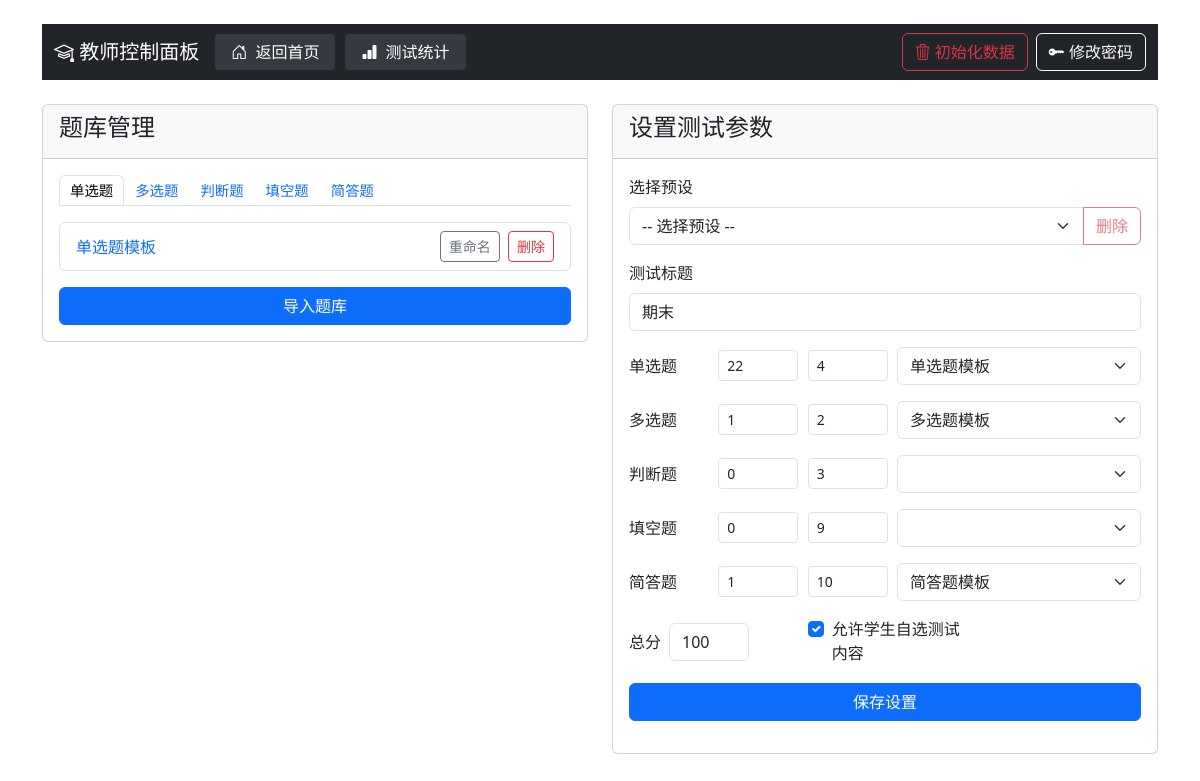
Screenshot of /teacher/dashboard (signed in) with the database file from the repository.
### app.py (models this page shows)
class Test(db.Model):
    id = db.Column(db.Integer, primary_key=True)
    title = db.Column(db.String(200), nullable=False)
    single_choice_count = db.Column(db.Integer, default=0)
    multiple_choice_count = db.Column(db.Integer, default=0)
    true_false_count = db.Column(db.Integer, default=0)
    fill_blank_count = db.Column(db.Integer, default=0)
    short_answer_count = db.Column(db.Integer, default=0)
    single_choice_score = db.Column(db.Integer, default=0)
    multiple_choice_score = db.Column(db.Integer, default=0)
    true_false_score = db.Column(db.Integer, default=0)
    fill_blank_score = db.Column(db.Integer, default=0)
    short_answer_score = db.Column(db.Integer, default=0)
    total_score = db.Column(db.Integer, nullable=False)
    created_at = db.Column(db.DateTime, default=datetime.utcnow)
    is_active = db.Column(db.Boolean, default=True)
    single_choice_bank_id = db.Column(db.Integer)
    multiple_choice_bank_id = db.Column(db.Integer)
    true_false_bank_id = db.Column(db.Integer)
    fill_blank_bank_id = db.Column(db.Integer)
    short_answer_bank_id = db.Column(db.Integer)
    allow_student_choice = db.Column(db.Boolean, default=False)

### app.py (the view)
@app.route('/teacher/dashboard')
def teacher_dashboard():
    if 'role' not in session or session['role'] != 'teacher':
        return redirect(url_for('teacher_login'))
    last_test = Test.query.order_by(Test.created_at.desc()).first()
    single_choice_questions = Question.query.filter_by(question_type='single_choice').all()
    multiple_choice_questions = Question.query.filter_by(question_type='multiple_choice').all()
    true_false_questions = Question.query.filter_by(question_type='true_false').all()
    fill_blank_questions = Question.query.filter_by(question_type='fill_blank').all()
    short_answer_questions = Question.query.filter_by(question_type='short_answer').all()
    return render_template('teacher_dashboard.html',
                         last_test=last_test,
                         single_choice_questions=single_choice_questions,
                         multiple_choice_questions=multiple_choice_questions,
                         true_false_questions=true_false_questions,
                         fill_blank_questions=fill_blank_questions,
                         short_answer_questions=short_answer_questions,
                         last_import_filename=session.get('last_import_filename'),
                         last_import_filepath=session.get('last_import_filepath'))

### templates/teacher_dashboard.html (shortened to what this page needs)
<!DOCTYPE html>
<html lang="zh">
<head>
    <link href="{{ url_for('static', filename='bootstrap/css/bootstrap.min.css') }}" rel="stylesheet">
    <link href="{{ url_for('static', filename='bootstrap-icons/font/bootstrap-icons.css') }}" rel="stylesheet">
</head>
<body class="container mt-4">
    <nav class="navbar navbar-expand-lg navbar-dark bg-dark">
        <div class="container">
            <a class="navbar-brand" href="#">
                <i class="bi bi-mortarboard"></i> 教师控制面板
            </a>
            <div class="collapse navbar-collapse" id="navbarNav">
                <ul class="navbar-nav me-auto">
                    <li class="nav-item">
                        <a class="nav-link" href="{{ url_for('index') }}">
                            <i class="bi bi-house-door"></i> 返回首页
                        </a>
                    </li>
                    <li class="nav-item">
                        <a class="nav-link" href="{{ url_for('test_statistics') }}">
                            <i class="bi bi-bar-chart-fill"></i> 测试统计
                        </a>
                    </li>
                </ul>
                <ul class="navbar-nav">
                    <li class="nav-item me-2">
                        <button class="btn btn-outline-danger" onclick="confirmInitialize()">
                            <i class="bi bi-trash3"></i> 初始化数据
                        </button>
                    </li>
                    <li class="nav-item">
                        <button class="btn btn-outline-light" data-bs-toggle="modal" data-bs-target="#changePasswordModal">
                            <i class="bi bi-key-fill"></i> 修改密码
                        </button>
                    </li>
                </ul>
            </div>
        </div>
    </nav>
    <div class="row mt-4">
        <div class="col-md-6">
            <div class="card mb-4">
                <div class="card-header">
                    <h4>题库管理</h4>
                </div>
                <div class="card-body">
                    <ul class="nav nav-tabs" id="bankTypeTabs" role="tablist">
                        <li class="nav-item" role="presentation">
                            <button class="nav-link active" id="tab-single" data-bs-toggle="tab" data-type="single_choice" type="button" role="tab">单选题</button>
                        </li>
                        <li class="nav-item" role="presentation">
                            <button class="nav-link" id="tab-multi" data-bs-toggle="tab" data-type="multiple_choice" type="button" role="tab">多选题</button>
                        </li>
                        <li class="nav-item" role="presentation">
                            <button class="nav-link" id="tab-judge" data-bs-toggle="tab" data-type="true_false" type="button" role="tab">判断题</button>
                        </li>
                        <li class="nav-item" role="presentation">
                            <button class="nav-link" id="tab-fill" data-bs-toggle="tab" data-type="fill_blank" type="button" role="tab">填空题</button>
                        </li>
                        <li class="nav-item" role="presentation">
                            <button class="nav-link" id="tab-short" data-bs-toggle="tab" data-type="short_answer" type="button" role="tab">简答题</button>
                        </li>
                    </ul>
                    <div class="mt-3" id="bankListContainer">
                        </div>
                    <div class="mt-3">
                        <form id="importForm" action="{{ url_for('import_questions', question_type='single_choice') }}" method="post" enctype="multipart/form-data">
                            <button type="button" id="importBtn" class="btn btn-primary w-100">导入题库</button>
                        </form>
                        </div>
                </div>
            </div>
        </div>
        <div class="col-md-6">
            <div class="card">
                <div class="card-header">
                    <h4>设置测试参数</h4>
                </div>
                <div class="card-body">
                    <form id="testSettingsForm" action="{{ url_for('save_test_settings') }}" method="post">
                        <div class="mb-3">
                            <label class="form-label">选择预设</label>
                            <div class="input-group">
                                <select id="presetSelect" class="form-select">
                                    <option value="">-- 选择预设 --</option>
                                </select>
                                <button type="button" id="deletePresetBtn" class="btn btn-outline-danger" disabled>删除</button>
                            </div>
                        </div>
                        <div class="mb-3">
                            <label for="test_title" class="form-label">测试标题</label>
                            <input type="text" class="form-control" id="test_title" name="test_title" value="{{ last_test.title if last_test else '2025信息技术合格考练习题' }}" required>
                        </div>
                        <div class="mb-3">
                            <div class="row align-items-center">
                                <div class="col-md-2">
                                    <label class="form-label mb-0">单选题</label>
                                </div>
                                <div class="col-md-2">
                                    <input type="number" class="form-control form-control-sm" name="single_choice_count" value="{{ last_test.single_choice_count if last_test else 20 }}" min="0" placeholder="数量" style="width: 80px;">
                                </div>
                                <div class="col-md-2">
                                    <input type="number" class="form-control form-control-sm" name="single_choice_score" value="{{ last_test.single_choice_score if last_test else 4 }}" min="0" placeholder="分值" style="width: 80px;">
                                </div>
                                <div class="col-md-6">
                                    <select class="form-select" name="single_choice_bank" data-selected="{{ last_test.single_choice_bank_id if last_test else '' }}">
                                        <option value="">选择题库</option>
                                    </select>
                                </div>
                            </div>
                        </div>
                        <div class="mb-3">
                            <div class="row align-items-center">
                                <div class="col-md-2">
                                    <label class="form-label mb-0">多选题</label>
                                </div>
                                <div class="col-md-2">
                                    <input type="number" class="form-control form-control-sm" name="multiple_choice_count" value="{{ last_test.multiple_choice_count if last_test else 1 }}" min="0" placeholder="数量" style="width: 80px;">
                                </div>
                                <div class="col-md-2">
                                    <input type="number" class="form-control form-control-sm" name="multiple_choice_score" value="{{ last_test.multiple_choice_score if last_test else 5 }}" min="0" placeholder="分值" style="width: 80px;">
                                </div>
                                <div class="col-md-6">
                                    <select class="form-select" name="multiple_choice_bank" data-selected="{{ last_test.multiple_choice_bank_id if last_test else '' }}">
                                        <option value="">选择题库</option>
                                    </select>
                                </div>
                            </div>
                        </div>
                        <div class="mb-3">
                            <div class="row align-items-center">
                                <div class="col-md-2">
                                    <label class="form-label mb-0">判断题</label>
                                </div>
                                <div class="col-md-2">
                                    <input type="number" class="form-control form-control-sm" name="true_false_count" value="{{ last_test.true_false_count if last_test else 2 }}" min="0" placeholder="数量" style="width: 80px;">
                                </div>
                                <div class="col-md-2">
                                    <input type="number" class="form-control form-control-sm" name="true_false_score" value="{{ last_test.true_false_score if last_test else 3 }}" min="0" placeholder="分值" style="width: 80px;">
                                </div>
                                <div class="col-md-6">
                                    <select class="form-select" name="true_false_bank" data-selected="{{ last_test.true_false_bank_id if last_test else '' }}">
                                    </select>
                                </div>
                            </div>
                        </div>
                        <div class="mb-3">
                            <div class="row align-items-center">
                                <div class="col-md-2">
                                    <label class="form-label mb-0">填空题</label>
                                </div>
                                <div class="col-md-2">
                                    <input type="number" class="form-control form-control-sm" name="fill_blank_count" value="{{ last_test.fill_blank_count if last_test else 1 }}" min="0" placeholder="数量" style="width: 80px;">
                                </div>
                                <div class="col-md-2">
                                    <input type="number" class="form-control form-control-sm" name="fill_blank_score" value="{{ last_test.fill_blank_score if last_test else 9 }}" min="0" placeholder="分值" style="width: 80px;">
                                </div>
                                <div class="col-md-6">
                                    <select class="form-select" name="fill_blank_bank" data-selected="{{ last_test.fill_blank_bank_id if last_test else '' }}">
                                    </select>
                                </div>
                            </div>
                        </div>
                        <div class="mb-3">
                            <div class="row align-items-center">
                                <div class="col-md-2">
                                    <label class="form-label mb-0">简答题</label>
                                </div>
                                <div class="col-md-2">
                                    <input type="number" class="form-control form-control-sm" name="short_answer_count" value="{{ last_test.short_answer_count if last_test else 0 }}" min="0" placeholder="数量" style="width: 80px;">
                                </div>
                                <div class="col-md-2">
                                    <input type="number" class="form-control form-control-sm" name="short_answer_score" value="{{ last_test.short_answer_score if last_test else 0 }}" min="0" placeholder="分值" style="width: 80px;">
                                </div>
                                <div class="col-md-6">
                                    <select class="form-select" name="short_answer_bank" data-selected="{{ last_test.short_answer_bank_id if last_test else '' }}">
                                        <option value="">选择题库</option>
                                    </select>
                                </div>
                            </div>
                        </div>
                        <div class="row align-items-center">
                            <div class="col-md-4 mb-3">
                                <div class="d-flex align-items-center">
                                    <label for="total_score" class="form-label mb-0 me-2">总分</label>
                                    <input type="number" class="form-control" id="total_score" name="total_score" value="{{ last_test.total_score if last_test else 100 }}" readonly style="width: 80px;">
                                </div>
                            </div>
                            <div class="col-md-4 mb-3">
                                <div class="form-check">
                                    <input class="form-check-input" type="checkbox" id="allow_student_choice" name="allow_student_choice" value="true" {% if last_test and last_test.allow_student_choice %}checked{% endif %}>
                                    <label class="form-check-label" for="allow_student_choice">
                                        允许学生自选测试内容
                                    </label>
                                </div>
                            </div>
                            <div class="col-md-12 mb-3">
                                <button type="submit" class="btn btn-primary w-100">保存设置</button>
                            </div>
                        </div>
                    </form>
                </div>
            </div>
        </div>
    </div>
</body>
</html>

### templates/teacher_dashboard.html (style rules this page uses)
.navbar-dark .navbar-nav .nav-link { color: #fff !important; background: #343a40 !important; margin-right: 10px; border-radius: 4px; padding: 6px 16px; transition: background 0.2s; font-weight: 500; }
.navbar-dark .navbar-nav .nav-link i { margin-right: 4px; }
#bankTypeTabs { flex-wrap: nowrap; overflow-x: auto; }
#bankTypeTabs .nav-link { padding: 4px 10px; font-size: 0.9rem; white-space: nowrap; }

### rows the page displays
Test: test_title "期末", single_choice_count "22", single_choice_score "4", single_choice_bank "单选题模板", multiple_choice_count "1", multiple_choice_score "2", multiple_choice_bank "多选题模板", true_false_count "0", true_false_score "3", fill_blank_count "0", fill_blank_score "9", short_answer_count "1", short_answer_score "10", short_answer_bank "简答题模板", total_score "100", allow_student_choice "☑"
